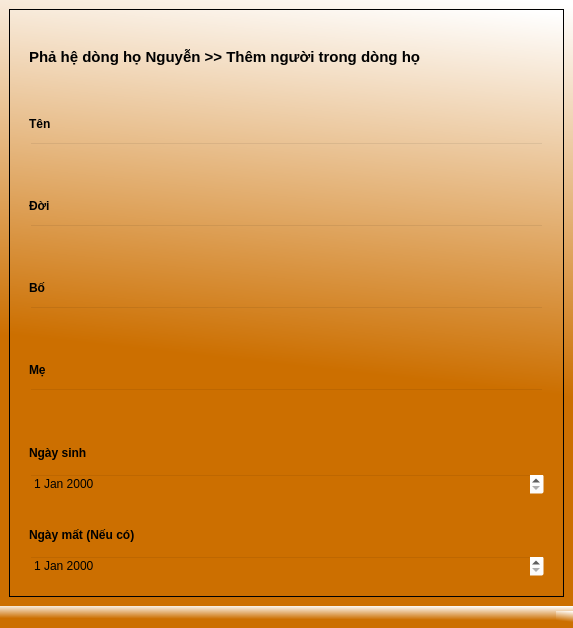
<?xml version="1.0" encoding="UTF-8"?>
<ui version="4.0">
 <class>MainWindow</class>
 <widget class="QMainWindow" name="MainWindow">
  <property name="geometry">
   <rect>
    <x>0</x>
    <y>0</y>
    <width>573</width>
    <height>628</height>
   </rect>
  </property>
  <property name="windowTitle">
   <string>MainWindow</string>
  </property>
  <property name="styleSheet">
   <string notr="true">background-color: qlineargradient(spread:pad, x1:0.811, y1:0.948864, x2:0.910448, y2:0, stop:0.323383 rgba(204, 111, 0, 255), stop:1 rgba(255, 255, 255, 255));</string>
  </property>
  <widget class="QWidget" name="centralwidget">
   <layout class="QHBoxLayout" name="horizontalLayout">
    <item>
     <widget class="QFrame" name="frame_2">
      <property name="frameShape">
       <enum>QFrame::StyledPanel</enum>
      </property>
      <property name="frameShadow">
       <enum>QFrame::Raised</enum>
      </property>
      <layout class="QVBoxLayout" name="verticalLayout_8">
       <item>
        <widget class="QFrame" name="frame">
         <property name="styleSheet">
          <string notr="true">background-color: rgba(255, 255, 255,0);</string>
         </property>
         <property name="frameShape">
          <enum>QFrame::StyledPanel</enum>
         </property>
         <property name="frameShadow">
          <enum>QFrame::Raised</enum>
         </property>
         <layout class="QVBoxLayout" name="verticalLayout">
          <item>
           <widget class="QLabel" name="label">
            <property name="font">
             <font>
              <pointsize>11</pointsize>
              <weight>75</weight>
              <bold>true</bold>
             </font>
            </property>
            <property name="text">
             <string>Phả hệ dòng họ Nguyễn &gt;&gt; Thêm người trong dòng họ</string>
            </property>
           </widget>
          </item>
         </layout>
        </widget>
       </item>
       <item>
        <widget class="QFrame" name="frame_3">
         <property name="styleSheet">
          <string notr="true">background-color: rgba(255, 255, 255,0);</string>
         </property>
         <property name="frameShape">
          <enum>QFrame::StyledPanel</enum>
         </property>
         <property name="frameShadow">
          <enum>QFrame::Raised</enum>
         </property>
         <layout class="QVBoxLayout" name="verticalLayout_2">
          <item>
           <widget class="QLabel" name="label_2">
            <property name="font">
             <font>
              <pointsize>9</pointsize>
              <weight>75</weight>
              <bold>true</bold>
             </font>
            </property>
            <property name="text">
             <string>Tên</string>
            </property>
           </widget>
          </item>
          <item>
           <widget class="QLineEdit" name="lineEdit">
            <property name="minimumSize">
             <size>
              <width>0</width>
              <height>25</height>
             </size>
            </property>
           </widget>
          </item>
         </layout>
        </widget>
       </item>
       <item>
        <widget class="QFrame" name="frame_4">
         <property name="styleSheet">
          <string notr="true">background-color: rgba(255, 255, 255,0);</string>
         </property>
         <property name="frameShape">
          <enum>QFrame::StyledPanel</enum>
         </property>
         <property name="frameShadow">
          <enum>QFrame::Raised</enum>
         </property>
         <layout class="QVBoxLayout" name="verticalLayout_3">
          <item>
           <widget class="QLabel" name="label_3">
            <property name="font">
             <font>
              <pointsize>9</pointsize>
              <weight>75</weight>
              <bold>true</bold>
             </font>
            </property>
            <property name="text">
             <string>Đời</string>
            </property>
           </widget>
          </item>
          <item>
           <widget class="QLineEdit" name="lineEdit_2">
            <property name="minimumSize">
             <size>
              <width>0</width>
              <height>25</height>
             </size>
            </property>
           </widget>
          </item>
         </layout>
        </widget>
       </item>
       <item>
        <widget class="QFrame" name="frame_5">
         <property name="styleSheet">
          <string notr="true">background-color: rgba(255, 255, 255,0);</string>
         </property>
         <property name="frameShape">
          <enum>QFrame::StyledPanel</enum>
         </property>
         <property name="frameShadow">
          <enum>QFrame::Raised</enum>
         </property>
         <layout class="QVBoxLayout" name="verticalLayout_4">
          <item>
           <widget class="QLabel" name="label_4">
            <property name="font">
             <font>
              <pointsize>9</pointsize>
              <weight>75</weight>
              <bold>true</bold>
             </font>
            </property>
            <property name="text">
             <string>Bố</string>
            </property>
           </widget>
          </item>
          <item>
           <widget class="QLineEdit" name="lineEdit_3">
            <property name="minimumSize">
             <size>
              <width>0</width>
              <height>25</height>
             </size>
            </property>
           </widget>
          </item>
         </layout>
        </widget>
       </item>
       <item>
        <widget class="QFrame" name="frame_6">
         <property name="styleSheet">
          <string notr="true">background-color: rgba(255, 255, 255,0);</string>
         </property>
         <property name="frameShape">
          <enum>QFrame::StyledPanel</enum>
         </property>
         <property name="frameShadow">
          <enum>QFrame::Raised</enum>
         </property>
         <layout class="QVBoxLayout" name="verticalLayout_5">
          <item>
           <widget class="QLabel" name="label_5">
            <property name="font">
             <font>
              <pointsize>9</pointsize>
              <weight>75</weight>
              <bold>true</bold>
             </font>
            </property>
            <property name="text">
             <string>Mẹ</string>
            </property>
           </widget>
          </item>
          <item>
           <widget class="QLineEdit" name="lineEdit_4">
            <property name="minimumSize">
             <size>
              <width>0</width>
              <height>25</height>
             </size>
            </property>
           </widget>
          </item>
         </layout>
        </widget>
       </item>
       <item>
        <widget class="QFrame" name="frame_7">
         <property name="styleSheet">
          <string notr="true">background-color: rgba(255, 255, 255,0);</string>
         </property>
         <property name="frameShape">
          <enum>QFrame::StyledPanel</enum>
         </property>
         <property name="frameShadow">
          <enum>QFrame::Raised</enum>
         </property>
         <layout class="QVBoxLayout" name="verticalLayout_6">
          <item>
           <widget class="QLabel" name="label_6">
            <property name="font">
             <font>
              <pointsize>9</pointsize>
              <weight>75</weight>
              <bold>true</bold>
             </font>
            </property>
            <property name="text">
             <string>Ngày sinh</string>
            </property>
           </widget>
          </item>
          <item>
           <widget class="QDateEdit" name="dateEdit"/>
          </item>
         </layout>
        </widget>
       </item>
       <item>
        <widget class="QFrame" name="frame_8">
         <property name="styleSheet">
          <string notr="true">background-color: rgba(255, 255, 255,0);</string>
         </property>
         <property name="frameShape">
          <enum>QFrame::StyledPanel</enum>
         </property>
         <property name="frameShadow">
          <enum>QFrame::Raised</enum>
         </property>
         <layout class="QVBoxLayout" name="verticalLayout_7">
          <item>
           <widget class="QLabel" name="label_7">
            <property name="font">
             <font>
              <pointsize>9</pointsize>
              <weight>75</weight>
              <bold>true</bold>
             </font>
            </property>
            <property name="text">
             <string>Ngày mất (Nếu có)</string>
            </property>
           </widget>
          </item>
          <item>
           <widget class="QDateEdit" name="dateEdit_2"/>
          </item>
         </layout>
        </widget>
       </item>
      </layout>
     </widget>
    </item>
   </layout>
  </widget>
  <widget class="QMenuBar" name="menubar">
   <property name="geometry">
    <rect>
     <x>0</x>
     <y>0</y>
     <width>573</width>
     <height>26</height>
    </rect>
   </property>
  </widget>
  <widget class="QStatusBar" name="statusbar"/>
 </widget>
 <resources/>
 <connections/>
</ui>
